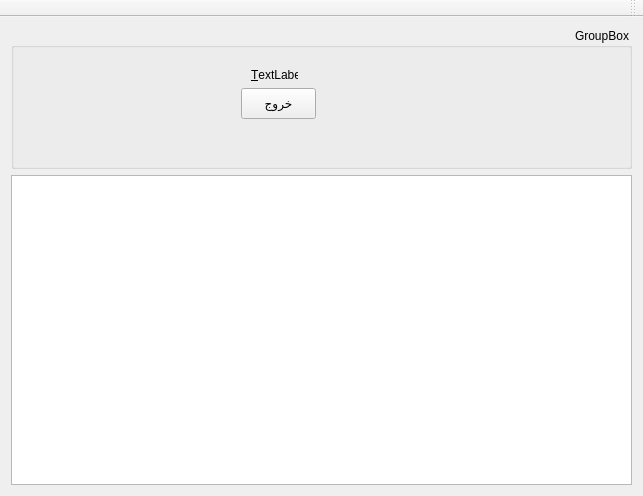
<?xml version="1.0" encoding="UTF-8"?>
<ui version="4.0">
 <class>MainView</class>
 <widget class="QMainWindow" name="MainView">
  <property name="windowModality">
   <enum>Qt::ApplicationModal</enum>
  </property>
  <property name="geometry">
   <rect>
    <x>0</x>
    <y>0</y>
    <width>636</width>
    <height>496</height>
   </rect>
  </property>
  <property name="sizePolicy">
   <sizepolicy hsizetype="Expanding" vsizetype="Expanding">
    <horstretch>0</horstretch>
    <verstretch>0</verstretch>
   </sizepolicy>
  </property>
  <property name="windowTitle">
   <string>MainView</string>
  </property>
  <property name="layoutDirection">
   <enum>Qt::RightToLeft</enum>
  </property>
  <property name="dockNestingEnabled">
   <bool>true</bool>
  </property>
  <widget class="QWidget" name="centralWidget">
   <layout class="QVBoxLayout" name="verticalLayout">
    <item>
     <widget class="QGroupBox" name="groupBox">
      <property name="minimumSize">
       <size>
        <width>618</width>
        <height>141</height>
       </size>
      </property>
      <property name="title">
       <string>GroupBox</string>
      </property>
      <widget class="QPushButton" name="w_exitBtn">
       <property name="enabled">
        <bool>true</bool>
       </property>
       <property name="geometry">
        <rect>
         <x>230</x>
         <y>60</y>
         <width>75</width>
         <height>31</height>
        </rect>
       </property>
       <property name="styleSheet">
        <string notr="true">font: 75 11pt &quot;B Nazanin&quot;;</string>
       </property>
       <property name="text">
        <string>خروج</string>
       </property>
      </widget>
      <widget class="QLabel" name="label">
       <property name="geometry">
        <rect>
         <x>240</x>
         <y>40</y>
         <width>47</width>
         <height>13</height>
        </rect>
       </property>
       <property name="text">
        <string>&amp;TextLabel</string>
       </property>
       <property name="buddy">
        <cstring>w_exitBtn</cstring>
       </property>
      </widget>
     </widget>
    </item>
    <item>
     <widget class="QTableView" name="tableView">
      <property name="minimumSize">
       <size>
        <width>621</width>
        <height>191</height>
       </size>
      </property>
     </widget>
    </item>
   </layout>
  </widget>
  <widget class="QMenuBar" name="menuBar">
   <property name="geometry">
    <rect>
     <x>0</x>
     <y>0</y>
     <width>636</width>
     <height>21</height>
    </rect>
   </property>
  </widget>
  <widget class="QToolBar" name="mainToolBar">
   <attribute name="toolBarArea">
    <enum>TopToolBarArea</enum>
   </attribute>
   <attribute name="toolBarBreak">
    <bool>false</bool>
   </attribute>
  </widget>
 </widget>
 <layoutdefault spacing="6" margin="11"/>
 <resources/>
 <connections>
  <connection>
   <sender>w_exitBtn</sender>
   <signal>clicked()</signal>
   <receiver>MainView</receiver>
   <slot>close()</slot>
   <hints>
    <hint type="sourcelabel">
     <x>137</x>
     <y>144</y>
    </hint>
    <hint type="destinationlabel">
     <x>199</x>
     <y>149</y>
    </hint>
   </hints>
  </connection>
 </connections>
</ui>
